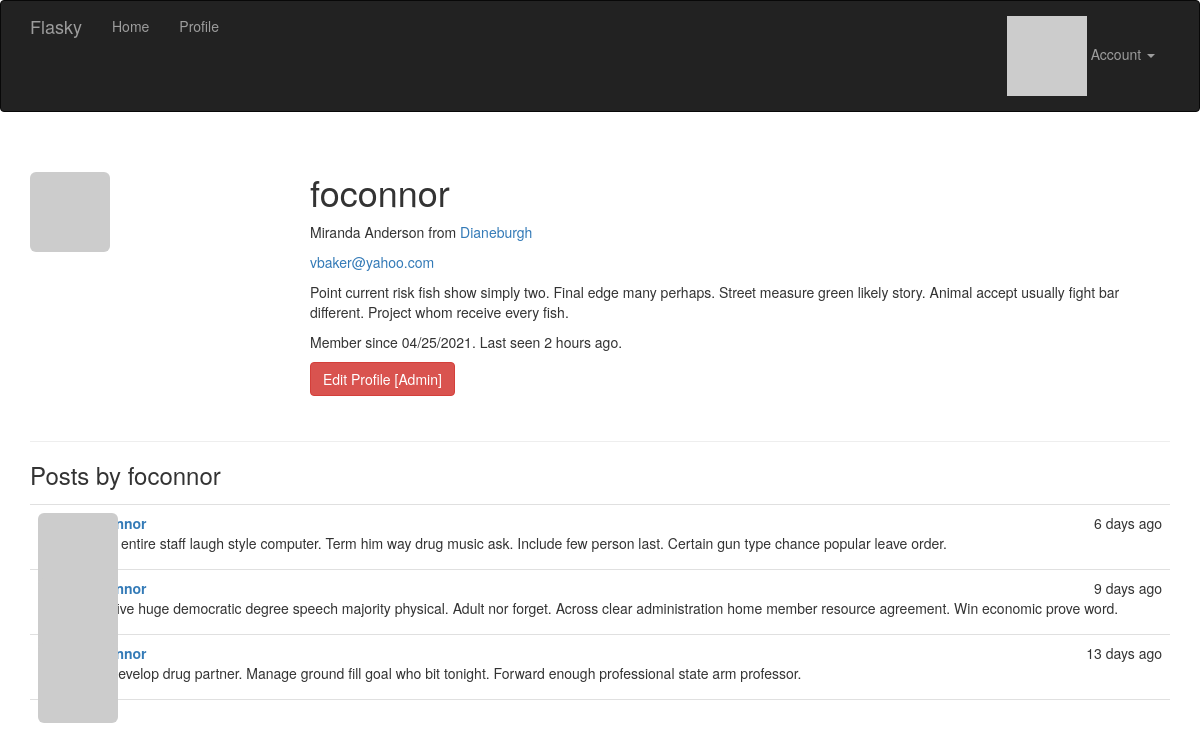
The page /user/foconnor (signed in) on the database its author committed.
### app/models.py (models this page shows, shortened)
class User(UserMixin, db.Model):
    __tablename__ = 'users'
    id = db.Column(db.Integer, primary_key=True)
    username = db.Column(db.String(64), unique=True, index=True)
    email = db.Column(db.String(64), unique=True, index=True)  # 讓使用者可以用email 登入
    role_id = db.Column(db.Integer, db.ForeignKey('roles.id'))
    password_hash = db.Column(db.String(128))
    confirmed = db.Column(db.Boolean, default=False)  # 帳號確認狀態
    name = db.Column(db.String(64))  # 本名
    location = db.Column(db.String(64))
    about_me = db.Column(db.Text())
    member_since = db.Column(db.DateTime(), default=datetime.utcnow)  # 建立時間
    last_seen = db.Column(db.DateTime(), default=datetime.utcnow)  # 上次訪問時間
    avatar_hash = db.Column(db.String(32))  # 儲存頭像URL用
    posts = db.relationship('Post', backref='author', lazy='dynamic')
    @property  # property 是只能讀取的屬性特性
    def password(self):
        raise AttributeError('password is not a readable attribute')
    def can(self, perm):
        return self.role is not None and self.role.has_permission(perm)
    def is_administrator(self):
        return self.can(Permission.ADMIN)
    def ping(self):
        self.last_seen = datetime.utcnow()
        db.session.add(self)
    def gravatar_hash(self):  # 產生email MD5 hash值
        return hashlib.md5(self.email.lower().encode('utf-8')).hexdigest()
    def gravatar(self, size=100, default='identicon', rating='g'):  # 產生gravatar的URL
        url = 'https://secure.gravatar.com/avatar'
        hash = self.avatar_hash or self.gravatar_hash()
        return f'{url}/{hash}?s={size}&d={default}&r={rating}'

class Post(db.Model):
    __tablename__ = 'posts'
    id = db.Column(db.Integer, primary_key=True)
    body = db.Column(db.Text)
    timestamp = db.Column(db.DateTime, index=True, default=datetime.utcnow)
    author_id = db.Column(db.Integer, db.ForeignKey('users.id'))

### app/main/views.py (the view)
@main.route('/user/<username>')
def user(username):
    user = User.query.filter_by(username=username).first_or_404()  # 若找不到user就跳404
    posts = user.posts.order_by(Post.timestamp.desc()).all()
    return render_template('user.html', user=user, posts=posts)  # 將user傳入模板 顯示訊息

### app/auth/views.py (called while the page is built)
@auth.before_app_request  # 註冊成全域的裝飾器
def before_request():
    if current_user.is_authenticated:  # 如果使用者有登入下的判斷
        current_user.ping()  # 每次都執行 更新上次登入時間
        if not current_user.confirmed and request.endpoint \
            and request.blueprint != 'auth' and request.endpoint != 'static':
            return redirect(url_for('auth.unconfirmed'))

### app/main/__init__.py (called while the page is built)
@main.app_context_processor
def inject_permissions():
    return dict(Permission=Permission)

### app/models.py (called while the page is built)
@login_manager.user_loader  # 向flask-login 註冊此函式
def load_user(user_id):
    return User.query.get(int(user_id))

    def has_permission(self, perm):
        return self.permissions & perm == perm

### app/templates/user.html (shortened to what this page needs)
{% extends "base.html" %}
{% import "_macros.html" as macros %}
{% block page_content %}
<div class="page-header">
    <img class="img-rounded profile-thumbnail" src="{{ user.gravatar(size=256) }}">
    <div class="profile-header">
        <h1>{{ user.username }}</h1>
        {% if user.name or user.location %}
        <p>
            {% if user.name %}
                {{ user.name }}
            {% endif %}
            {% if user.location %}
                from <a href="http://maps.google.com/?q={{ user.location }}">{{ user.location }}</a>
            {% endif %}
        </p>
        {% endif %}
        {% if current_user.is_administrator() %}
        <p><a href="mailto:{{ user.email }}">{{ user.email }}</a></p>
        {% endif %}
        {% if user.about_me %}<p>{{ user.about_me }}</p>{% endif %}
        <p>Member since {{ moment(user.member_since).format('L') }}. Last seen {{ moment(user.last_seen).fromNow() }}.</p>
        <p>
            {% if current_user.is_administrator() %}
            <a class="btn btn-danger" href="{{ url_for('.edit_profile_admin', id=user.id) }}">Edit Profile [Admin]</a>
            {% endif %}
        </p>
    </div>
</div>
<h3>Posts by {{ user.username }}</h3>
{% include '_posts.html' %}
{% endblock %}

### app/templates/_posts.html
<ul class="posts">
    {% for post in posts %}
    <li class="post">
        <div class="post-thumbnail">
            <a href="{{ url_for('.user', username=post.author.username) }}">
                <img class="img-rounded profile-thumbnail" src="{{ post.author.gravatar(size=40) }}">
            </a>
        </div>
        <div class="post-content">
            <div class="post-date">{{ moment(post.timestamp).fromNow() }}</div>
            <div class="post-author"><a href="{{ url_for('.user', username=post.author.username) }}">{{ post.author.username }}</a></div>
            <div class="post-body">{{ post.body }}</div>
        </div>
    </li>
    {% endfor %}
</ul>

### app/static/styles.css (style rules this page uses)
.profile-thumbnail { position: absolute; }
.profile-header { min-height: 260px; margin-left: 280px; }
ul.posts { list-style-type: none; padding: 0px; margin: 16px 0px 0px 0px; border-top: 1px solid #e0e0e0; }
ul.posts li.post { padding: 8px; border-bottom: 1px solid #e0e0e0; }
div.post-date { float: right; }
div.post-author { font-weight: bold; }
div.post-thumbnail { position: absolute; }
div.post-content { margin-left: 48px; min-height: 48px; }

### rows shown on the page
User: username "foconnor", name "Miranda Anderson", location "Dianeburgh", email "vbaker@yahoo.com", about_me "Point current risk fish show simply two. Final edge many perhaps. Street measure green likely story. Animal accept usually fight bar different. Project whom receive every fish.", member_since "04/25/2021", last_seen "2 hours ago"
Post: timestamp "6 days ago", body "Wish entire staff laugh style computer. Term him way drug music ask. Include few person last. Certain gun type chance popular leave order."
Post: timestamp "9 days ago", body "Top five huge democratic degree speech majority physical. Adult nor forget. Across clear administration home member resource agreement. Win economic prove word."
Post: timestamp "13 days ago", body "Far develop drug partner. Manage ground fill goal who bit tonight. Forward enough professional state arm professor."
